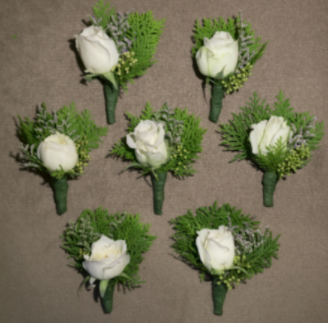
#> input picture 18JE0292_A8/Input2.png, 328 x 323 px
$ python Q2.py
#> lines starting #> are read from the running program, lines starting #| are printed output that depends on the picture; after the words box and inside, x2 and y2 are one past the last pixel; in counts of white or black regions, pixels touching at a corner belong together
#!/usr/bin/env python3
# -*- coding: utf-8 -*-
"""
Created on Tue Mar  1 15:38:18 2022

@author: dhyeybm
"""

import cv2
import numpy as np

img = cv2.imread('Input2.png',0)
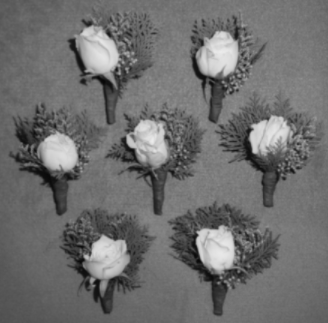
#> img: shape (323, 328); min 8, max 235, mean 110.3
cv2.imshow('Original',img)
cv2.waitKey(0)
hist = cv2.calcHist([img],[0],None,[256],[0,256])
#> hist = 256 values, max 2803 at index 118, min 0 at index 0, mean 413.8

L = hist.shape[0]
#> L = 256
# print(hist.shape)
a = np.zeros(L)
#> a = 256 values from 0 to 0
b = np.zeros(L)
#> b = 256 values from 0 to 0
a[0] = hist[0]
b[0] = 0
for k in range(1,L,1):
  a[k] = a[k-1] + hist[k]
  b[k] = b[k-1] + k*hist[k]
#> after the loop, a = 256 values from 0 to 105944; b = 256 values from 0 to 11687335

u = b[L-1]/a[L-1]
#> u = 110.3
c = 0
d = -1
t = -1
for k in range(0,L):
  c = np.square(b[k]-u*a[k])/(a[k]*(a[L-1]-a[k]))
  if d<c:
    d = c
    t = k
#> this loop made 256 passes
#> (c, d) on passes 9 to 20: (0.494, 0.494), (1.37, 1.37), (2.6, 2.6), (4, 4), (5.92, 5.92), (9.05, 9.05), (11.68, 11.68), (14.6, 14.6), (19.82, 19.82), (26.26, 26.26), (33.78, 33.78), (40.84, 40.84)
#> c on passes 1 to 6: nan, nan, nan, nan, nan, nan
#> after the loop, d = 662; t = 149

# print(t)
# x = 0
# cv2_imshow(img)
row,col = img.shape
#> row = 323; col = 328
y = np.zeros(img.shape)
for i in range(row):
  for j in range(col):
    # x = max(x,img[i][j])
    if img[i][j]>=t:
      y[i][j] = 255
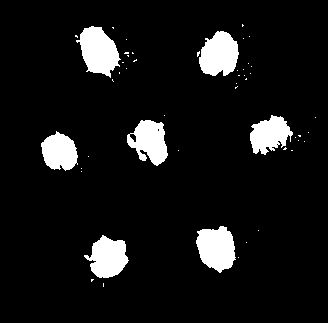
#> y: shape (323, 328) float64; 8.3% white; 50 white regions (43 under 20 px), largest, box (x1, y1, x2, y2) and area: (76, 26, 121, 78) 1424, (196, 226, 236, 273) 1356, (199, 31, 239, 76) 1339
# print(x)
cv2.imshow("Result",y)

$ run again, with 18JE0292_A8/Input4.png copied over 18JE0292_A8/Input2.png
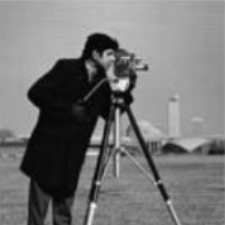
#> input picture 18JE0292_A8/Input4.png, 225 x 225 px
#> img is the input picture: shape (225, 225); min 3, max 240, mean 118.2
#> hist = 256 values, max 1324 at index 12, min 0 at index 0, mean 197.8
#> after the loop `for k in range(1,L,1):`: a = 256 values from 0 to 50625; b = 256 values from 0 to 5981805
#> u = 118.2
#> the loop `for k in range(0,L):` made 256 passes
#> (c, d) on passes 4 to 11: (1.05, 1.05), (5.68, 5.68), (15.06, 15.06), (42.01, 42.01), (96.06, 96.06), (179.1, 179.1), (311.4, 311.4), (490.4, 490.4)
#> after the loop `for k in range(0,L):`: d = 2912.8; t = 89
#> after the loop `for i in range(row):`:
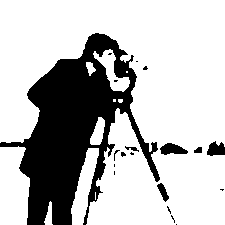
#> y: shape (225, 225) float64; 73.8% white; 19 black regions (13 under 20 px), largest, box (x1, y1, x2, y2) and area: (0, 33, 160, 225) 12560, (160, 143, 188, 155) 221, (207, 141, 225, 156) 194, (157, 183, 169, 202) 108, (194, 147, 202, 153) 39, (125, 146, 139, 152) 36

$ run again, with 18JE0292_A8/Input1.jpg saved as 18JE0292_A8/Input2.png
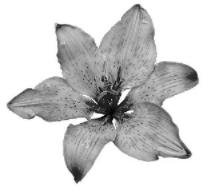
#> input picture 18JE0292_A8/Input1.jpg, 215 x 190 px
#> img is the input picture: shape (190, 215); min 0, max 255, mean 209.6
#> hist = 256 values, max 20877 at index 255, min 0 at index 1, mean 159.6
#> after the loop `for k in range(1,L,1):`: a = 256 values from 7 to 40850; b = 256 values from 0 to 8562186
#> u = 209.6
#> the loop `for k in range(0,L):` made 256 passes
#> (c, d) on passes 1, 3, 4, 5, 6, 7, 9, 10: (7.53, 7.53), (9.64, 9.64), (12.78, 12.78), (15.88, 15.88), (16.91, 16.91), (17.92, 17.92), (21.9, 21.9), (23.87, 23.87)
#> after the loop `for k in range(0,L):`: d = 2752; t = 200
#> after the loop `for i in range(row):`:
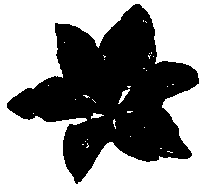
#> y: shape (190, 215) float64; 58.6% white; 1 black region, box (x1, y1, x2, y2) and area: (7, 4, 199, 184) 16918
